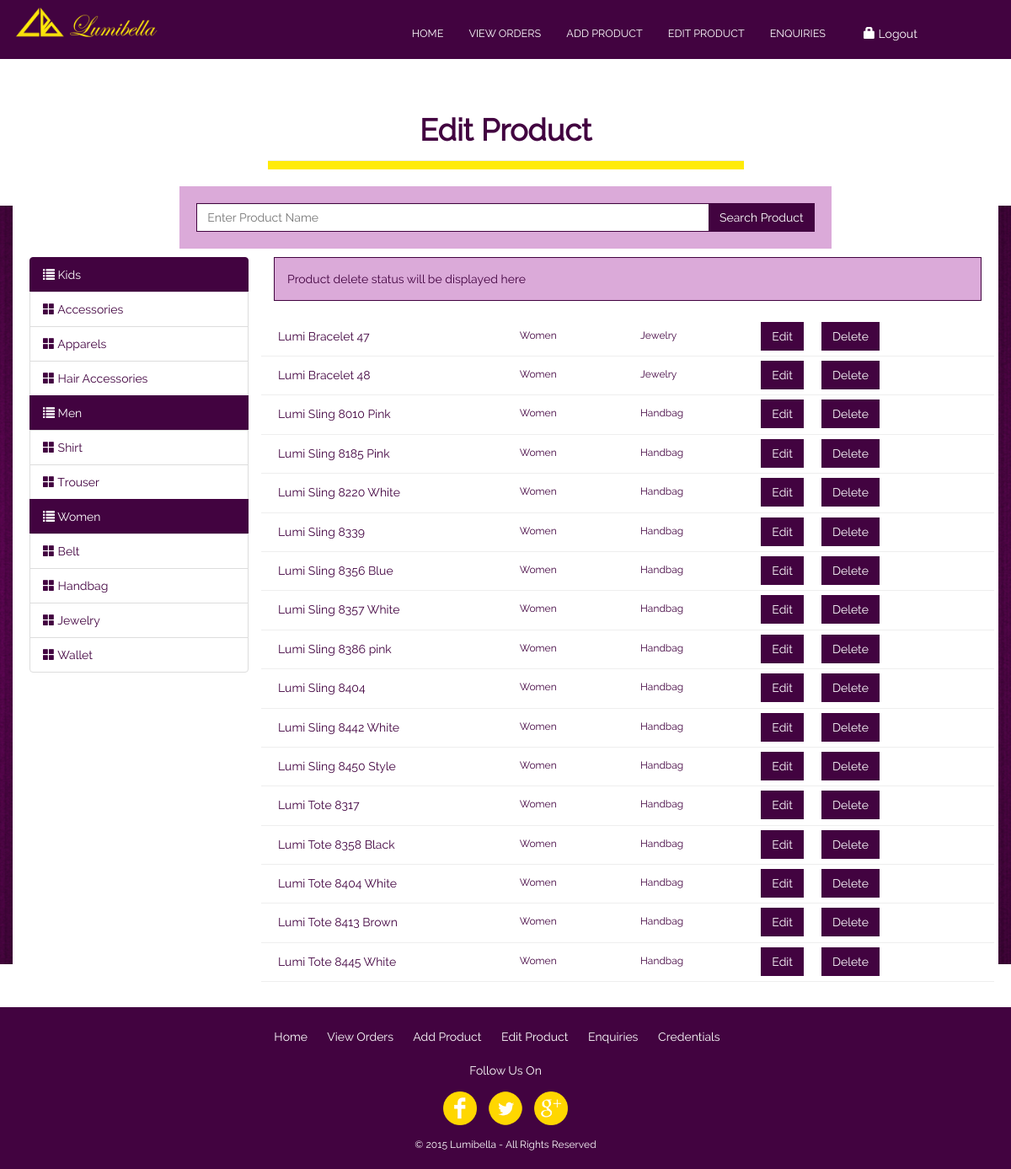
Page /cpanel/editlist.php on the committed database.
### tables this page shows
CREATE TABLE IF NOT EXISTS `products` (
  `pid` int(6) NOT NULL,
  `pname` varchar(30) NOT NULL,
  `pcategory` int(6) NOT NULL,
  `pdescription` varchar(128) NOT NULL,
  `pprice` decimal(7,2) NOT NULL,
  `pbrand` int(6) NOT NULL,
  `pimage` varchar(512) NOT NULL,
  `pthumb` varchar(512) NOT NULL,
  `created` timestamp NOT NULL DEFAULT CURRENT_TIMESTAMP,
  PRIMARY KEY (`pid`)
);

CREATE TABLE IF NOT EXISTS `categories` (
  `categoryid` int(6) NOT NULL,
  `section` varchar(10) NOT NULL,
  `category` varchar(25) NOT NULL,
  `subcategory` varchar(25) NOT NULL,
  `added` timestamp NOT NULL DEFAULT CURRENT_TIMESTAMP,
  PRIMARY KEY (`categoryid`)
);

### cpanel/editlist.php (the view, shortened to what this page needs)
<?php
include('includes/validateDeleteProduct.php');
$deletestatus = "Product delete status will be displayed here";
?>
<!DOCTYPE HTML>
<html>
<head>
<link rel="stylesheet" type="text/css" href="css/bootstrap.min.css" />
<link rel="stylesheet" type="text/css" href="css/style.css" />
</head>
<body>
<?php include('header.php'); ?>
<div class="row content">
<div class="row">
<div class="col-md-12 col-lg-12">
<h4 class="heading">Edit Product</h4>
<hr>
</div>
</div>
<div class="row">
<form action="editlist.php" method="POST">
<div class="col-md-8 col-lg-8 col-md-offset-2 col-lg-offset-2 panel-search">
<div class="input-group">
<input class="form-control" type="text" name="searchpname" placeholder="Enter Product Name" maxlength="25" />
<span class="input-group-btn">
<input class="btn btn-primary" type="submit" name="searchpro" value="Search Product" />
</span>
</div>
</form>
</div>
</div>
<div class="row">
<div class="col-md-3 col-lg-3">
<div class="list-group">
<?php
$selectsec = $pdo->prepare("SELECT DISTINCT section FROM categories ORDER BY section");
$selectsec->execute();
while($ss = $selectsec->fetch()){
$secname = $ss['section'];
?>
<div class="list-group-item disabled"><span class="glyphicon glyphicon-list"></span> <?php echo $secname; ?></div>
<?php
$selectcat = $pdo->prepare("SELECT DISTINCT category FROM categories WHERE section=:section ORDER BY category");
$selectcat->execute(array("section"=>$secname));
while($sc = $selectcat->fetch()){
$catname = $sc['category'];
?>
<a href="editlist.php?section=<?php echo $secname; ?>&category=<?php echo $catname; ?>" class="list-group-item"><span class="glyphicon glyphicon-th-large"></span> <?php echo $catname; ?></a>
<?php
}
}
?>
</div>
</div>
<div class="col-md-9 col-lg-9">
<div class="editlist">
<div class="alert alert-info"><?php echo $deletestatus; ?></div>
<?php
if(isset($_REQUEST['section']) && isset($_REQUEST['category'])){
$sec = $_REQUEST['section'];
$cat = $_REQUEST['category'];
$getcatid = $pdo->prepare("SELECT * FROM categories WHERE section=:section AND category=:category ORDER BY subcategory");
$getcatid->execute(array(
				"section"=>$sec,
				"category"=>$cat
				));
while($gciddet = $getcatid->fetch()){
$gcid = $gciddet['categoryid'];
$gcsubcat = $gciddet['subcategory'];
$getcatproducts = $pdo->prepare("SELECT * FROM products WHERE pcategory=:pcategory ORDER BY pname ASC");
$getcatproducts->execute(array("pcategory"=>$gcid));
echo "<h4 class='checkout-heading'>" . $gcsubcat . "</h4>";
if($getcatproducts->rowCount() == 0){
echo "<div class='alert alert-info'><span class='glyphicon glyphicon-exclamation-sign'></span> No products found in record under this section</div>";
}
else{
while($gprow = $getcatproducts->fetch()){
$gpid = $gprow['pid'];
$gpname = $gprow['pname'];
$gpcategory = $gprow['pcategory'];
$getcatdet = $pdo->prepare("SELECT * FROM categories WHERE categoryid=:catid");
$getcatdet->execute(array("catid"=>$gpcategory));
$gcval = $getcatdet->fetch();
$gcsection = $gcval['section'];
$gccat = $gcval['category'];
$gcsubcat = $gcval['subcategory'];
echo "<div class='row'>";
echo "<div class='col-md-4'><h5>$gpname</h5></div><div class='col-md-2'><h6>$gcsection</h6></div><div class='col-md-2'><h6>$gccat</h6></div><div class='col-md-1 col-xs-4'><a href='editproduct.php?pid=$gpid' class='btn btn-primary'>Edit</a></div><div class='col-md-2 col-xs-4'><a href='editlist.php?del=$gpid' class='btn btn-primary'>Delete</a></div>";
echo "</div>";
}
}
}
}
else{
$wheresearch = "";
$getproducts = $pdo->prepare("SELECT * FROM products $wheresearch ORDER BY pname ASC");
$getproducts->execute();
if($getproducts->rowCount() == 0){
echo "<div class='alert alert-info'>No product(s) available for the search result - '" . $spname . "'</div>";
}
else{
while($gprow = $getproducts->fetch()){
$gpid = $gprow['pid'];
$gpname = $gprow['pname'];
$gpcategory = $gprow['pcategory'];
$getcatdet = $pdo->prepare("SELECT * FROM categories WHERE categoryid=:catid");
$getcatdet->execute(array("catid"=>$gpcategory));
$gcval = $getcatdet->fetch();
$gcsection = $gcval['section'];
$gccat = $gcval['category'];
echo "<div class='row edit-list'>";
echo "<div class='col-md-4'><h5>$gpname</h5></div><div class='col-md-2'><h6>$gcsection</h6></div><div class='col-md-2'><h6>$gccat</h6></div><div class='col-md-1 col-xs-4'><a href='editproduct.php?pid=$gpid' class='btn btn-primary'>Edit</a></div><div class='col-md-2 col-xs-4'><a href='editlist.php?del=$gpid' class='btn btn-primary'>Delete</a></div>";
echo "</div>";
}
}
}
?>
</div>
</div>
</div>
<?php include "footer.php"; ?>
</body>
</html>

### cpanel/css/style.css (style rules this page uses)
html,body { width: 100%; margin: 0px; padding: 0px; overflow-x: hidden; font-family: raleway; }
body { background-image: url(../images/contents/background.jpg); background-position: center; background-attachment: fixed; background-repeat: no-repeat; }
input[type="text"], input[type="password"] { outline: none; border: 1px solid #420340; border-radius: 0px; }
.btn-primary { background-color: #420340; border: 1px solid #420340; border-radius: 0px; }
.content { background-color: #ffffff; padding: 20px; margin: 90px 15px 10px 15px; min-height: 600px; }
.editlist .row { border-bottom: 1px solid #eee; padding: 5px; }
.list-group .list-group-item { color: #420340 !important; }
.list-group .disabled { color: #ffffff !important; background-color: #420340; border: 1px solid #420340; }
.edit-list { color: #420340; }
hr { width: 50%; height: 10px; background-color: #ffeb09; margin-top: -10px; }
.alert-info { background-color: #dbaad9; border: 1px solid #420340; color: #420340; border-radius: 0px; }
.heading { color: #420340; padding: 15px; font-size: 36px; font-family: raleway; text-align: center; font-weight: bold; }
.panel-search { background-color: #dbaad9; padding: 20px; margin-bottom: 10px; }

### rows in the picture
products: pname "Lumi Bracelet 47", categories.section "Women", categories.category "Jewelry"
products: pname "Lumi Bracelet 48", categories.section "Women", categories.category "Jewelry"
products: pname "Lumi Sling 8010 Pink", categories.section "Women", categories.category "Handbag"
products: pname "Lumi Sling 8185 Pink", categories.section "Women", categories.category "Handbag"
products: pname "Lumi Sling 8220 White", categories.section "Women", categories.category "Handbag"
products: pname "Lumi Sling 8339", categories.section "Women", categories.category "Handbag"
products: pname "Lumi Sling 8356 Blue", categories.section "Women", categories.category "Handbag"
products: pname "Lumi Sling 8357 White", categories.section "Women", categories.category "Handbag"
products: pname "Lumi Sling 8386 pink", categories.section "Women", categories.category "Handbag"
products: pname "Lumi Sling 8404", categories.section "Women", categories.category "Handbag"
products: pname "Lumi Sling 8442 White", categories.section "Women", categories.category "Handbag"
products: pname "Lumi Sling 8450 Style", categories.section "Women", categories.category "Handbag"
products: pname "Lumi Tote 8317", categories.section "Women", categories.category "Handbag"
products: pname "Lumi Tote 8358 Black", categories.section "Women", categories.category "Handbag"
products: pname "Lumi Tote 8404 White", categories.section "Women", categories.category "Handbag"
products: pname "Lumi Tote 8413 Brown", categories.section "Women", categories.category "Handbag"
products: pname "Lumi Tote 8445 White", categories.section "Women", categories.category "Handbag"

### other values in the picture
$secname "Kids"
$catname "Accessories"
$catname "Apparels"
$catname "Hair Accessories"
$secname "Men"
$catname "Shirt"
$catname "Trouser"
$secname "Women"
$catname "Belt"
$catname "Handbag"
$catname "Jewelry"
$catname "Wallet"
$deletestatus "Product delete status will be displayed here"
